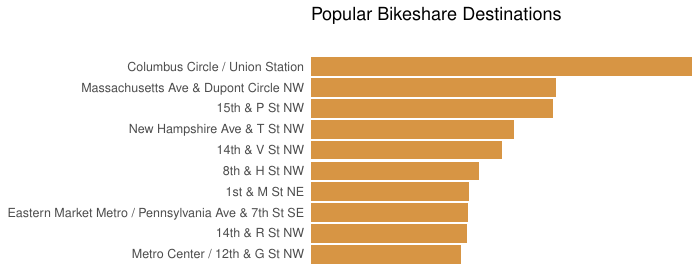

Generate this figure with R:
library(tidyverse)

rawdata = read_csv("201812-capitalbikeshare-tripdata.csv") 

top10 = rawdata %>% 
  group_by(endStation) %>% 
  summarize(total = n()) %>% 
  arrange(-total) %>% 
  top_n(10)



finalData = top10

finalData$endStation = factor(finalData$endStation, levels = rev(finalData$endStation))

ggplot(finalData, aes(endStation, total)) +
  geom_col(fill = "#d79544") +
  scale_x_discrete(expand = c(0,0)) +
  scale_y_continuous(expand = c(0,0)) +
  coord_flip() +
  labs(title = "Popular Bikeshare Destinations") +
  theme(axis.text.x = element_blank(),
        axis.ticks = element_blank(),
        axis.title.x = element_blank(),
        axis.title.y = element_blank(),
        panel.background = element_blank(),
        plot.caption = element_text(hjust = 0),
        plot.title = element_text(margin = margin(t = 0, r = 0, b = 24, l = 0, unit = "pt")))

ggsave("popular-destinations.pdf", width = 7, height = 2.75, unit = "in")
ggsave("popular-destinations.png", width = 7, height = 2.75, dpi = 300, unit = "in")